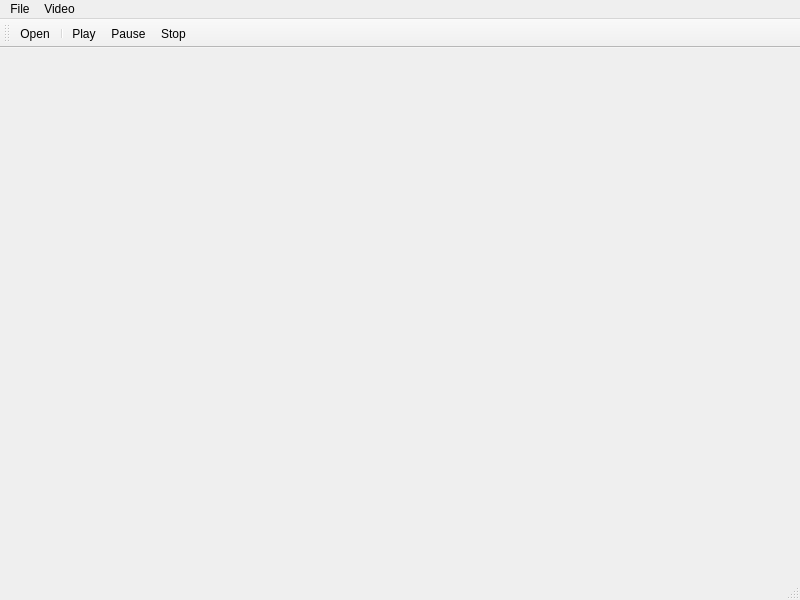
<?xml version="1.0" encoding="UTF-8"?>
<ui version="4.0">
 <class>MediaPlayer</class>
 <widget class="QMainWindow" name="MediaPlayer">
  <property name="geometry">
   <rect>
    <x>0</x>
    <y>0</y>
    <width>800</width>
    <height>600</height>
   </rect>
  </property>
  <property name="windowTitle">
   <string>MediaPlayer</string>
  </property>
  <widget class="QWidget" name="centralwidget"/>
  <widget class="QMenuBar" name="menubar">
   <property name="geometry">
    <rect>
     <x>0</x>
     <y>0</y>
     <width>800</width>
     <height>25</height>
    </rect>
   </property>
   <widget class="QMenu" name="menuFile">
    <property name="title">
     <string>File</string>
    </property>
    <addaction name="actionOpen"/>
   </widget>
   <widget class="QMenu" name="menuVideo">
    <property name="title">
     <string>Video</string>
    </property>
    <addaction name="actionPlay"/>
    <addaction name="actionPause"/>
    <addaction name="actionStop"/>
   </widget>
   <addaction name="menuFile"/>
   <addaction name="menuVideo"/>
  </widget>
  <widget class="QToolBar" name="toolBar">
   <property name="windowTitle">
    <string>toolBar</string>
   </property>
   <attribute name="toolBarArea">
    <enum>TopToolBarArea</enum>
   </attribute>
   <attribute name="toolBarBreak">
    <bool>false</bool>
   </attribute>
   <addaction name="actionOpen"/>
   <addaction name="separator"/>
   <addaction name="actionPlay"/>
   <addaction name="actionPause"/>
   <addaction name="actionStop"/>
  </widget>
  <widget class="QStatusBar" name="statusBar"/>
  <action name="actionOpen">
   <property name="icon">
    <iconset resource="resources.qrc">
     <normaloff>:/img/icons/open file.png</normaloff>:/img/icons/open file.png</iconset>
   </property>
   <property name="text">
    <string>Open</string>
   </property>
   <property name="toolTip">
    <string>Open a File</string>
   </property>
   <property name="shortcut">
    <string>Ctrl+O</string>
   </property>
  </action>
  <action name="actionPlay">
   <property name="icon">
    <iconset resource="resources.qrc">
     <normaloff>:/img/icons/play.png</normaloff>:/img/icons/play.png</iconset>
   </property>
   <property name="text">
    <string>Play</string>
   </property>
   <property name="toolTip">
    <string>Start/Play the Video</string>
   </property>
  </action>
  <action name="actionPause">
   <property name="icon">
    <iconset resource="resources.qrc">
     <normaloff>:/img/icons/pause (2).png</normaloff>:/img/icons/pause (2).png</iconset>
   </property>
   <property name="text">
    <string>Pause</string>
   </property>
   <property name="toolTip">
    <string>Pause the Video</string>
   </property>
  </action>
  <action name="actionStop">
   <property name="icon">
    <iconset resource="resources.qrc">
     <normaloff>:/img/icons/stop.png</normaloff>:/img/icons/stop.png</iconset>
   </property>
   <property name="text">
    <string>Stop</string>
   </property>
   <property name="toolTip">
    <string>Stop the Video</string>
   </property>
  </action>
 </widget>
 <resources>
  <include location="resources.qrc"/>
 </resources>
 <connections/>
</ui>
